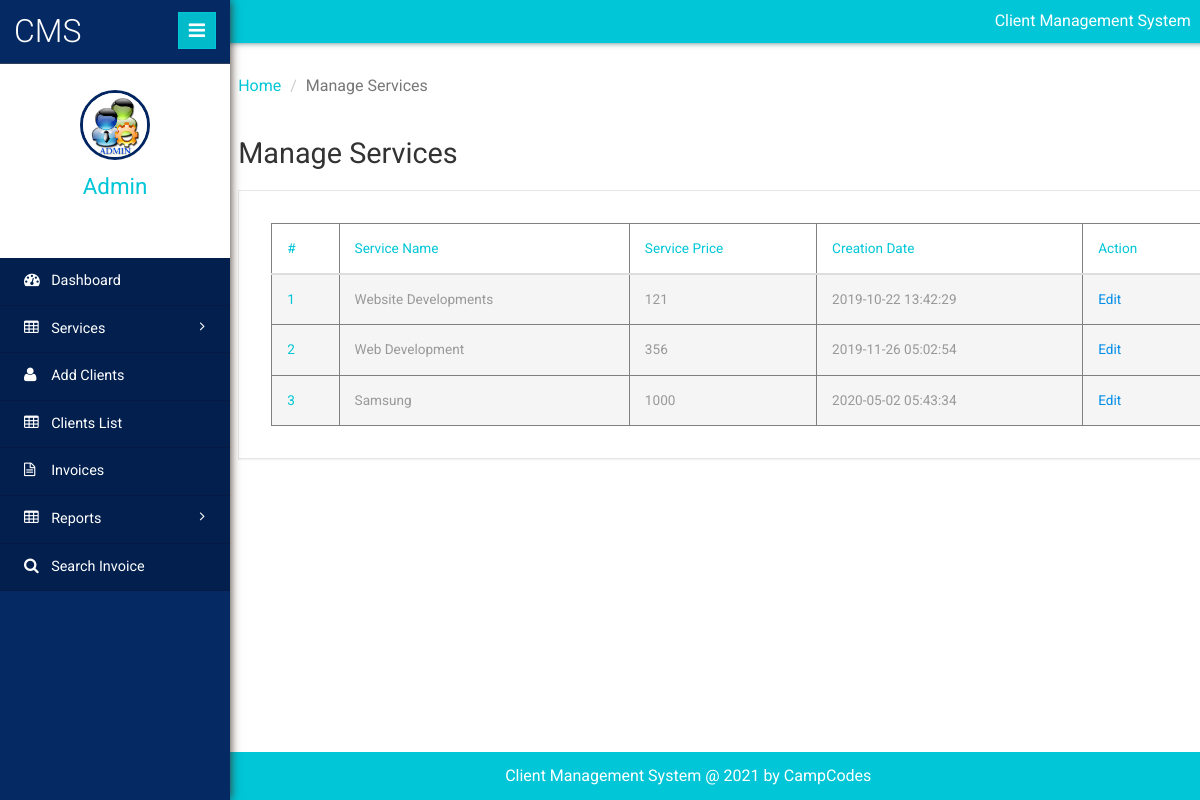
Screenshot of /clientms/admin/manage-services.php (signed in) with the database file from the repository.
### tables this page shows
CREATE TABLE `tblservices` (
  `ID` int(10) NOT NULL,
  `ServiceName` varchar(200) DEFAULT NULL,
  `ServicePrice` varchar(200) DEFAULT NULL,
  `CreationDate` timestamp NULL DEFAULT CURRENT_TIMESTAMP
);

### clientms/admin/manage-services.php (the view, shortened to what this page needs)
<?php
include('includes/dbconnection.php');
if (strlen($_SESSION['clientmsaid']==0)) {
  header('location:logout.php');
  } else{
  	?>
<!DOCTYPE HTML>
<html>
<head>
	<link href="css/bootstrap.min.css" rel='stylesheet' type='text/css' />
	<link href="css/style.css" rel='stylesheet' type='text/css' />
	<link href="css/font-awesome.css" rel="stylesheet">
	<link rel="stylesheet" href="css/icon-font.min.css" type='text/css' />
</head>
<body>
	<div class="page-container">
		<div class="left-content">
			<div class="inner-content">
				<?php include_once('includes/header.php');?>
				<div class="outter-wp">
					<div class="sub-heard-part">
						<ol class="breadcrumb m-b-0">
							<li><a href="dashboard.php">Home</a></li>
							<li class="active">Manage Services</li>
						</ol>
					</div>
					<div class="graph-visual tables-main">
						<h3 class="inner-tittle two">Manage Services </h3>
						<div class="graph">
							<div class="tables">
								<table class="table" border="1"> <thead> <tr> <th>#</th>
									<th>Service Name</th>
									 <th>Service Price</th>
									 <th>Creation Date</th>
									 <th>Action</th>
									  </tr>
									   </thead>
									    <tbody>
									    	<?php
$sql="SELECT * from tblservices";
$query = $dbh -> prepare($sql);
$query->execute();
$results=$query->fetchAll(PDO::FETCH_OBJ);
$cnt=1;
if($query->rowCount() > 0)
{
foreach($results as $row)
{               ?>
									     <tr class="active">
									      <th scope="row"><?php echo htmlentities($cnt);?></th>
									       <td><?php  echo htmlentities($row->ServiceName);?></td>
									        <td><?php  echo htmlentities($row->ServicePrice);?></td>
									         <td><?php  echo htmlentities($row->CreationDate);?></td>
									        <td><a href="edit-services-details.php?editid=<?php echo $row->ID;?>">Edit</a></td>
									     </tr>
									     <?php $cnt=$cnt+1;}} ?>
									     </tbody> </table>
							</div>
						</div>
					</div>
				</div>
				<?php include_once('includes/footer.php');?>
			</div>
		</div>
		<?php include_once('includes/sidebar.php');?>
	</div>
</body>
</html>
<?php }  ?>

### clientms/admin/includes/sidebar.php (shortened to what this page needs)
 <div class="sidebar-menu">
    <header class="logo">
        <a href="#" class="sidebar-icon"> <span class="fa fa-bars"></span> </a> <a href="dashboard.php"> <span id="logo"> <h1>CMS</h1></span>
        </a>
    </header>
    <div class="down">
        <?php
$aid=$_SESSION['clientmsaid'];
$sql="SELECT AdminName from  tbladmin where ID=:aid";
$query = $dbh -> prepare($sql);
$query->bindParam(':aid',$aid,PDO::PARAM_STR);
$query->execute();
$results=$query->fetchAll(PDO::FETCH_OBJ);
$cnt=1;
if($query->rowCount() > 0)
{
foreach($results as $row)
{               ?>
        <a href="dashboard.php"><img src="images/images.jpg" height="70" width="70"></a>
        <a href="dashboard.php"><span class=" name-caret"><?php  echo $row->AdminName;?></span></a>
        <?php $cnt=$cnt+1;}} ?>
        <ul>
            <li><a class="tooltips" href="admin-profile.php"><span>Profile</span><i class="lnr lnr-user"></i></a></li>
            <li><a class="tooltips" href="change-password.php"><span>Settings</span><i class="lnr lnr-cog"></i></a></li>
            <li><a class="tooltips" href="logout.php"><span>Log out</span><i class="lnr lnr-power-switch"></i></a></li>
        </ul>
    </div>
    <div class="menu">
        <ul id="menu" >
            <li><a href="dashboard.php"><i class="fa fa-tachometer"></i> <span>Dashboard</span></a></li>
            <li id="menu-academico" ><a href="#"><i class="fa fa-table"></i> <span> Services</span> <span class="fa fa-angle-right" style="float: right"></span></a>
            </li>
            <li><a href="add-client.php"><i class="fa fa-user"></i> <span>Add Clients</span></a></li>
            <li><a href="manage-client.php"><i class="fa fa-table"></i> <span>Clients List</span></a></li>
            <li><a href="invoices.php"><i class="fa fa-file-text-o"></i> <span>Invoices</span></a></li>
            <li id="menu-academico" ><a href="#"><i class="fa fa-table"></i> <span> Reports</span> <span class="fa fa-angle-right" style="float: right"></span></a>
            </li>
            <li><a href="search-invoices.php"><i class="fa fa-search"></i> <span>Search Invoice</span></a></li>
        </ul>
    </div>
</div>

### rows the page displays
tblservices: ServiceName "Website Developments", ServicePrice "121", CreationDate "2019-10-22 13:42:29"
tblservices: ServiceName "Web Development", ServicePrice "356", CreationDate "2019-11-26 05:02:54"
tblservices: ServiceName "Samsung", ServicePrice "1000", CreationDate "2020-05-02 05:43:34"

### other values shown
$row->AdminName "Admin"
